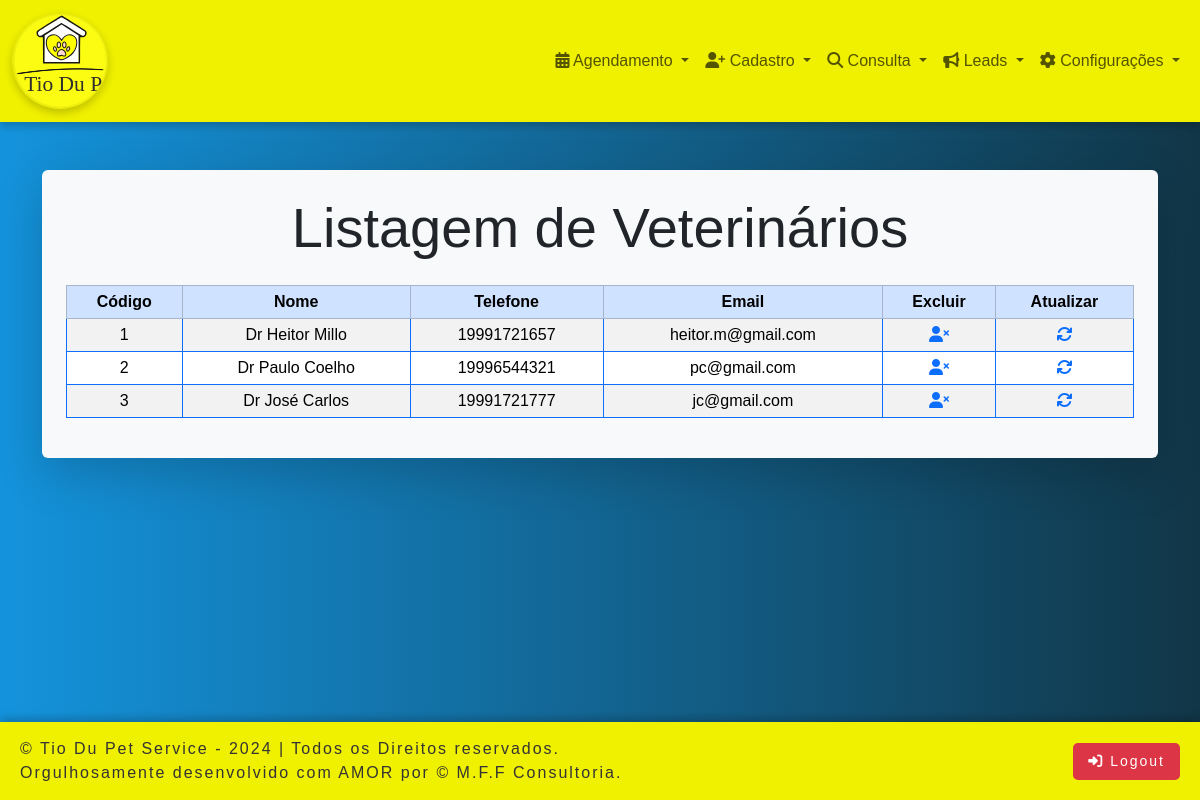
The app's page /office/veterinario_listar.php (signed in) with its own data.
### tables this page shows
CREATE TABLE `veterinario` (
  `id` int(10) NOT NULL,
  `nome` varchar(100) NOT NULL,
  `telefone` varchar(13) NOT NULL,
  `email` varchar(100) NOT NULL,
  `endereco` varchar(100) DEFAULT NULL,
  `numero` varchar(10) DEFAULT NULL,
  `complemento` varchar(20) DEFAULT NULL,
  `bairro` varchar(50) NOT NULL,
  `cep` varchar(10) NOT NULL,
  `cidade` varchar(50) NOT NULL,
  `estado` varchar(2) NOT NULL
);

### office/veterinario_listar.php (the view, shortened to what this page needs)
<?php
include 'office_header.php';
?>
<head>
</head>
<body>
<?php
include 'conexaoAction.php';
echo '
<section>
    <div class="container mt-5">
        <div class="form-container shadow-lg p-4 rounded">
            <h1 class="text-center mb-4 display-4">Listagem de Veterinários</h1>
            <table class="table table-sm table-striped table-hover table-bordered border-primary rounded">
                <thead class="table-primary text-center">
                    <tr>
                        <th>Código</th>
                        <th>Nome</th>
                        <th>Telefone</th>
                        <th>Email</th>
                        <th>Excluir</th>
                        <th>Atualizar</th>
                    </tr>
                </thead>
                <tbody class="text-center">';
$sql = "SELECT * FROM veterinario";
$resultado = $conexao->query($sql);
if ($resultado != null) {
    foreach ($resultado as $linha) {
        echo '<tr>';
        echo '<td>' . $linha['id'] . '</td>';
        echo '<td>' . $linha['nome'] . '</td>';
        echo '<td>' . $linha['telefone'] . '</td>';
        echo '<td>' . $linha['email'] . '</td>';
        echo '<td>
                <a href="veterinario_excluir.php?id=' . $linha['id'] .
                     '&nome=' . $linha['nome'] .
                     '&telefone=' . $linha['telefone'] .
                     '&email=' . $linha['email'] .
                     '&endereco=' . $linha['endereco'] .
                     '&numero=' . $linha['numero'] .
                     '&complemento=' . $linha['complemento'] .
                     '&bairro=' . $linha['bairro'] .
                     '&cep=' . $linha['cep'] .
                     '&cidade=' . $linha['cidade'] .
                     '&estado=' . $linha['estado'] . '">
                    <i class="fa fa-user-times"></i>
                </a>
              </td>';
        echo '<td>
                <a href="veterinario_atualizar.php?id=' . $linha['id'] .
                     '&nome=' . $linha['nome'] .
                     '&telefone=' . $linha['telefone'] .
                     '&email=' . $linha['email'] .
                     '&endereco=' . $linha['endereco'] .
                     '&numero=' . $linha['numero'] .
                     '&complemento=' . $linha['complemento'] .
                     '&bairro=' . $linha['bairro'] .
                     '&cep=' . $linha['cep'] .
                     '&cidade=' . $linha['cidade'] .
                     '&estado=' . $linha['estado'] . '">
                    <i class="fa fa-refresh"></i>
                </a>
              </td>';
        echo '</tr>';
    }
}
echo '          </tbody>
            </table>
        </div>
    </div>
</section>';
?>
            <div style="height: 6vh;"></div>
</body>
<?php
include 'footer.php';
?>
</html>

### office/office_style.css (style rules this page uses)
.form-container { width: 100%; background-color: #f8f9fa; padding: 30px; border-radius: 10px; box-shadow: 0px 4px 12px rgba(0, 0, 0, 0.1); }

### office/office_header.php (style rules this page uses)
body { background: linear-gradient(to right, rgb(20, 147, 220), rgb(17, 54, 71)); margin: 0; font-family: sans-serif; font-size: 1rem; }

### office/footer.php (style rules this page uses)
body, html { height: 100%; display: flex; flex-direction: column; margin: 0; }

### records on screen
veterinario: id "1", nome "Dr Heitor Millo", telefone "19991721657", email "heitor.m@gmail.com"
veterinario: id "2", nome "Dr Paulo Coelho", telefone "19996544321", email "pc@gmail.com"
veterinario: id "3", nome "Dr José Carlos", telefone "19991721777", email "jc@gmail.com"
